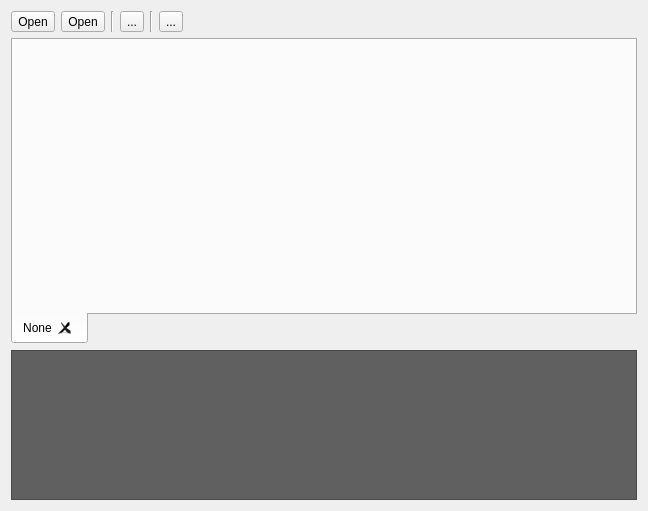
<?xml version="1.0" encoding="UTF-8"?>
<ui version="4.0">
 <class>DevelWin</class>
 <widget class="QDialog" name="DevelWin">
  <property name="geometry">
   <rect>
    <x>0</x>
    <y>0</y>
    <width>648</width>
    <height>511</height>
   </rect>
  </property>
  <property name="windowTitle">
   <string>Xpeccy developer tool</string>
  </property>
  <property name="windowIcon">
   <iconset resource="../xpeccy.qrc">
    <normaloff>:/images/logo.png</normaloff>:/images/logo.png</iconset>
  </property>
  <layout class="QVBoxLayout" name="verticalLayout">
   <item>
    <layout class="QHBoxLayout" name="horizontalLayout">
     <item>
      <widget class="QToolButton" name="newptb">
       <property name="toolTip">
        <string>New project</string>
       </property>
       <property name="text">
        <string>Open</string>
       </property>
       <property name="icon">
        <iconset resource="../xpeccy.qrc">
         <normaloff>:/images/book-new.png</normaloff>:/images/book-new.png</iconset>
       </property>
      </widget>
     </item>
     <item>
      <widget class="QToolButton" name="opnptb">
       <property name="toolTip">
        <string>Projects list</string>
       </property>
       <property name="text">
        <string>Open</string>
       </property>
       <property name="icon">
        <iconset resource="../xpeccy.qrc">
         <normaloff>:/images/fileopen.png</normaloff>:/images/fileopen.png</iconset>
       </property>
       <property name="popupMode">
        <enum>QToolButton::InstantPopup</enum>
       </property>
      </widget>
     </item>
     <item>
      <widget class="Line" name="line">
       <property name="orientation">
        <enum>Qt::Vertical</enum>
       </property>
      </widget>
     </item>
     <item>
      <widget class="QToolButton" name="newpftb">
       <property name="toolTip">
        <string>Add file</string>
       </property>
       <property name="text">
        <string>...</string>
       </property>
       <property name="icon">
        <iconset resource="../xpeccy.qrc">
         <normaloff>:/images/doc-new.png</normaloff>:/images/doc-new.png</iconset>
       </property>
      </widget>
     </item>
     <item>
      <widget class="Line" name="line_2">
       <property name="orientation">
        <enum>Qt::Vertical</enum>
       </property>
      </widget>
     </item>
     <item>
      <widget class="QToolButton" name="comptb">
       <property name="toolTip">
        <string>Compile</string>
       </property>
       <property name="text">
        <string>...</string>
       </property>
       <property name="icon">
        <iconset resource="../xpeccy.qrc">
         <normaloff>:/images/run.png</normaloff>:/images/run.png</iconset>
       </property>
      </widget>
     </item>
     <item>
      <spacer name="horizontalSpacer">
       <property name="orientation">
        <enum>Qt::Horizontal</enum>
       </property>
       <property name="sizeHint" stdset="0">
        <size>
         <width>40</width>
         <height>20</height>
        </size>
       </property>
      </spacer>
     </item>
    </layout>
   </item>
   <item>
    <widget class="QTabWidget" name="ptabs">
     <property name="tabPosition">
      <enum>QTabWidget::South</enum>
     </property>
     <property name="tabShape">
      <enum>QTabWidget::Rounded</enum>
     </property>
     <property name="currentIndex">
      <number>0</number>
     </property>
     <property name="tabsClosable">
      <bool>true</bool>
     </property>
     <widget class="QWidget" name="tab">
      <attribute name="title">
       <string>None</string>
      </attribute>
     </widget>
    </widget>
   </item>
   <item>
    <widget class="QTextBrowser" name="ficons">
     <property name="maximumSize">
      <size>
       <width>16777215</width>
       <height>150</height>
      </size>
     </property>
     <property name="styleSheet">
      <string notr="true">background-color: rgb(96, 96, 96);
color: rgb(14, 219, 0);</string>
     </property>
     <property name="textInteractionFlags">
      <set>Qt::TextSelectableByKeyboard|Qt::TextSelectableByMouse</set>
     </property>
    </widget>
   </item>
  </layout>
 </widget>
 <resources>
  <include location="../xpeccy.qrc"/>
 </resources>
 <connections/>
</ui>
